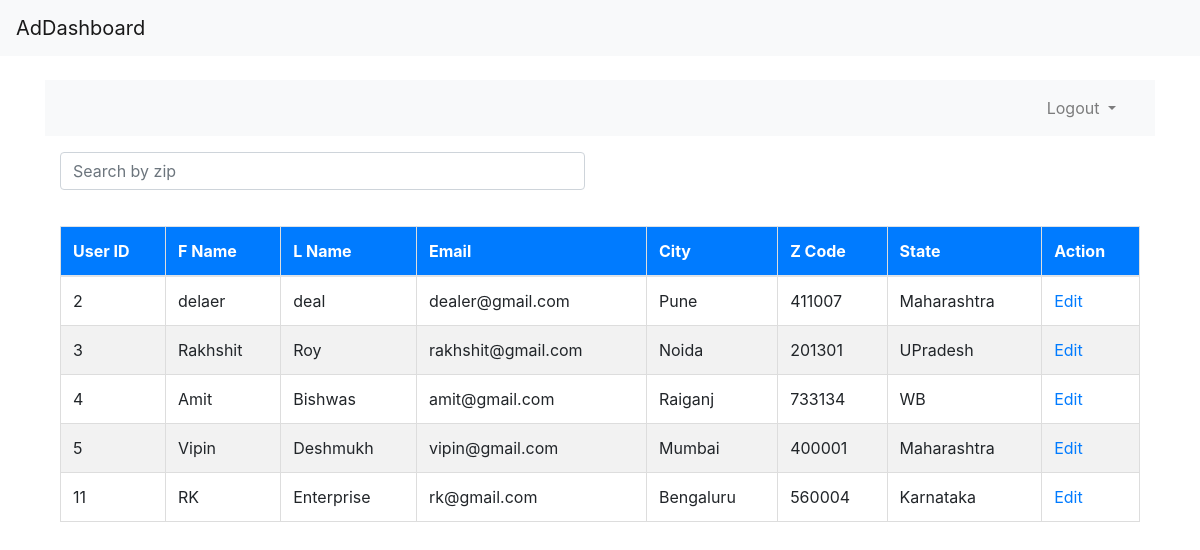
/index.php/dashboard/employee, run on the app's committed database.
### tables this page shows
CREATE TABLE `users` (
  `id` int(11) NOT NULL,
  `first_name` varchar(255) NOT NULL,
  `last_name` varchar(255) NOT NULL,
  `email` varchar(255) NOT NULL,
  `password` varchar(255) NOT NULL,
  `user_type` enum('Employee','Dealer') NOT NULL,
  `city` varchar(255) DEFAULT NULL,
  `state` varchar(255) DEFAULT NULL,
  `zip_code` varchar(10) DEFAULT NULL,
  `created_at` timestamp NOT NULL DEFAULT current_timestamp()
);

### application/controllers/Dashboard.php (called while the page is built, shortened)
<?php
class Dashboard extends CI_Controller {
    public function __construct() {
        $this->load->library('session');
        $this->load->model('user_model');
    }
    public function employee() {
        $this->load->model('user_model');
        $data['dealer_users'] = $this->user_model->getUsersByType('Dealer');
        $this->load->view('admin/dashboard_employee', $data);
    }
}

### index.php (called while the page is built, shortened)
<?php
require_once BASEPATH.'core/CodeIgniter.php';

### application/models/User_model.php (called while the page is built, shortened)
<?php
class User_model extends CI_Model {
    public function getUsersByType($type) {
        $query = $this->db->get_where('users', array('user_type' => $type));
        return $query->result();
    }
}
?>

### application/views/admin/dashboard_employee.php (the view, shortened to what this page needs)
<?php $this->load->view('includes/header'); ?>
<nav class="navbar navbar-expand-lg navbar-light bg-light">
    <div class="container">
        <div class="navbar-collapse justify-content-end">
            <ul class="navbar-nav">
                <li class="nav-item dropdown">
                    <a class="nav-link dropdown-toggle" href="#" id="navbarDropdown" role="button" data-toggle="dropdown" aria-haspopup="true" aria-expanded="false">
                        Logout
                    </a>
                </li>
            </ul>
        </div>
    </div>
</nav>
<div class="container mt-3">
    <div class="row">
        <div class="col-md-6">
            <div class="input-group">
                <input type="text" class="form-control" id="filterInput" placeholder="Search by zip">
            </div>
        </div>
    </div>
    <div class="row mt-3">
        <div class="col-md-12">
            <?php if (!empty($dealer_users)): ?>
                <table id="userTable" class="table">
                    <thead>
                        <tr>
                            <th>User ID</th>
                            <th>F Name</th>
                            <th>L Name</th>
                            <th>Email</th>
                            <th>City</th>
                            <th>Z Code</th>
                            <th>State</th>
                            <th>Action</th>
                        </tr>
                    </thead>
                    <tbody>
                        <?php foreach ($dealer_users as $user): ?>
                            <tr>
                                <td><?php echo $user->id; ?></td>
                                <td><?php echo $user->first_name; ?></td>
                                <td><?php echo $user->last_name; ?></td>
                                <td><?php echo $user->email; ?></td>
                                <td><?php echo $user->city; ?></td>
                                <td><?php echo $user->zip_code; ?></td>
                                <td><?php echo $user->state; ?></td>
                                <td>
                                    <a href="javascript:void(0);" onclick="editUser('<?php echo $user->id; ?>', '<?php echo $user->city; ?>', '<?php echo $user->state; ?>', '<?php echo $user->zip_code; ?>')" title="Edit">
                                        <i class="fas fa-edit"></i> Edit
                                    </a>
                                </td>
                            </tr>
                        <?php endforeach; ?>
                    </tbody>
                </table>
            <?php else: ?>
                <p>No Dealer users found.</p>
            <?php endif; ?>
        </div>
    </div>
</div>
<?php $this->load->view('includes/footer'); ?>

### application/views/includes/header.php (shortened to what this page needs)
<!DOCTYPE html>
<html lang="en">
<head>
    <link rel="stylesheet" href="https://stackpath.bootstrapcdn.com/bootstrap/4.5.2/css/bootstrap.min.css">
</head>
<body>
<nav class="navbar navbar-expand-lg navbar-light bg-light">
    <a class="navbar-brand" href="#">AdDashboard</a>
</nav>
<div class="container mt-4">

### application/views/includes/footer.php (shortened to what this page needs)
</div>
</body>
</html>

### application/views/admin/dashboard_employee.php (style rules this page uses)
table { width: 100%; border-collapse: collapse; margin-top: 20px; }
table, th, td { border: 1px solid #ddd; }
th, td { padding: 12px; text-align: left; }
th { background-color: #007bff; color: #fff; }
tr:nth-child(even) { background-color: #f2f2f2; }

### data on the page
users: id "2", first_name "delaer", last_name "deal", email "dealer@gmail.com", city "Pune", zip_code "411007", state "Maharashtra"
users: id "3", first_name "Rakhshit", last_name "Roy", email "rakhshit@gmail.com", city "Noida", zip_code "201301", state "UPradesh"
users: id "4", first_name "Amit", last_name "Bishwas", email "amit@gmail.com", city "Raiganj", zip_code "733134", state "WB"
users: id "5", first_name "Vipin", last_name "Deshmukh", email "vipin@gmail.com", city "Mumbai", zip_code "400001", state "Maharashtra"
users: id "11", first_name "RK", last_name "Enterprise", email "rk@gmail.com", city "Bengaluru", zip_code "560004", state "Karnataka"
